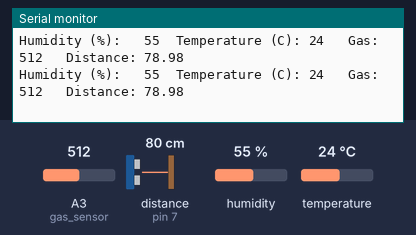
A sketch run on a simulated Arduino Mega 2560, built with avr-gcc and run on an emulated ATmega2560. Shown: the last lines printed to the serial monitor. Wiring (inferred from the names in the program): ultrasonic range finder: trigger pin 6; echo pin 7. The test bench sets the inputs (shaded band); at power-on: distance to the obstacle (sensor on pin 7) 80 cm, humidity 55 %, A3 (gas_sensor) = 512, temperature 24 °C. The echo pulse lasts 58.3 µs per cm.

Above: at 1.8 s.
1.9 s: distance to the obstacle (sensor on pin 7) set to 2 cm
At 2.8 s:
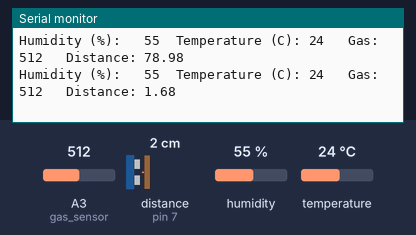
3.4 s: humidity set to 22 %
At 4.7 s:
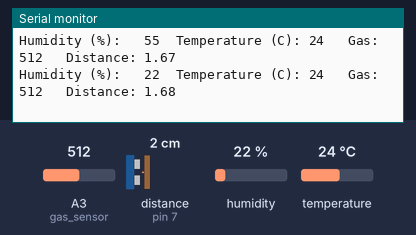
4.9 s: A3 (gas_sensor) set to 716
At 6.0 s:
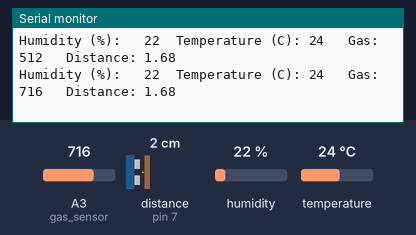
6.4 s: temperature set to 12 °C
At 7.6 s:
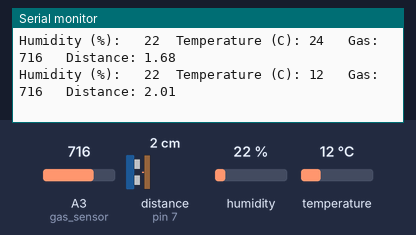
7.9 s: distance to the obstacle (sensor on pin 7) set to 4 cm
At 9.1 s:
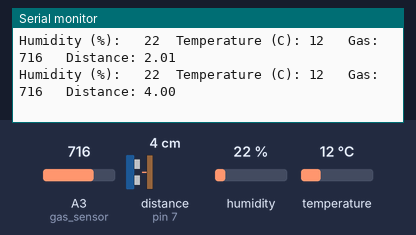
9.4 s: A3 (gas_sensor) set to 992
At 9.4 s:
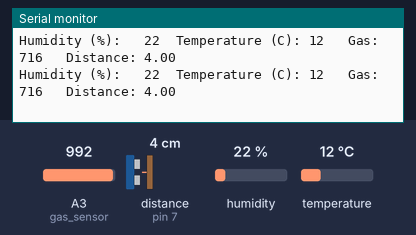
Timing chart, 0 to 11.9 s (numbered marks = the images above; inputs shaded):
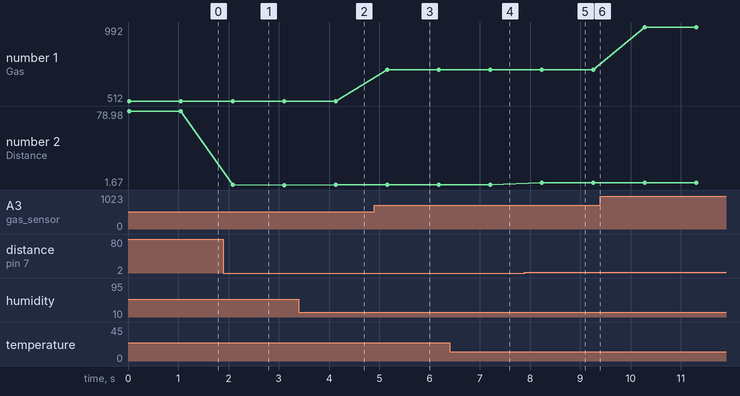

Measured:
- after the input at 1.9 s, the serial monitor: prints a new line after 0.18 s (image 1)
- after the input at 3.4 s, the serial monitor: prints a new line after 0.73 s (image 2)
- after the input at 4.9 s, the serial monitor: prints a new line after 0.26 s (image 3)
- after the input at 6.4 s, the serial monitor: prints a new line after 0.81 s (image 4)
- after the input at 7.9 s, the serial monitor: prints a new line after 0.33 s (image 5)
- plotted number 1: 512 → 716 after the input at 4.9 s, 716 → 992 after the input at 9.4 s
- plotted number 2: 78.98 → 1.67 after the input at 1.9 s, 1.68 → 2.01 after the input at 6.4 s, 2.01 → 4 after the input at 7.9 s

The sketch:

smart_mega_code.ino
```cpp
//Libraries
#include <dht11.h>
#include <ArduinoJson.h>
#include "HX711.h"

//define DHT11 pin
#define DHT11PIN A0

// defines Ultrasonic pins numbers
const int trigPin = 6;
const int echoPin = 7;

//for MQ05 gas sensor
int gas_sensor=A3;
int gas_value;

// HX711 circuit wiring
const int LOADCELL_DOUT1_PIN = 7;
const int LOADCELL_SCK1_PIN = 8;
const int LOADCELL_DOUT2_PIN = 9;
const int LOADCELL_SCK2_PIN = 10;
//Adjustment settings
const long LOADCELL_OFFSET = 50682624;
const long LOADCELL_DIVIDER = 5895655;

//Variables
float hum;  //Stores humidity value
float temp; //Stores temperature value
float distance;

dht11 DHT11;
HX711 loadcell_1,loadcell_2;


void setup() {
  Serial.begin(9600);
  pinMode(trigPin, OUTPUT); // Sets the trigPin as an Output
  pinMode(echoPin, INPUT); // Sets the echoPin as an Input
  pinMode(gas_sensor,INPUT);

  loadcell_1.begin(LOADCELL_DOUT1_PIN, LOADCELL_SCK1_PIN);
  loadcell_1.set_scale(LOADCELL_DIVIDER);
  loadcell_1.set_offset(LOADCELL_OFFSET);

  loadcell_2.begin(LOADCELL_DOUT2_PIN, LOADCELL_SCK2_PIN);
  loadcell_2.set_scale(LOADCELL_DIVIDER);
  loadcell_2.set_offset(LOADCELL_OFFSET);

}

StaticJsonDocument<1000> jsonBuffer;
JsonObject value = jsonBuffer.to<JsonObject>();

void loop() {
  int chk = DHT11.read(DHT11PIN);

  Serial.print("Humidity (%): \t");
  Serial.print(DHT11.humidity);

  Serial.print("\tTemperature (C): ");
  Serial.print(DHT11.temperature);
  //value["dustbin"]=dustbin_ultra();

  //MQ05 Gas sensor Code for Mega
  Serial.print("\t Gas: ");
  Serial.print(analogRead(gas_sensor));
  Serial.print("\t Distance: ");
  Serial.print(dustbin(trigPin,echoPin));
  Serial.println();
  delay(1000);

}

float dustbin(int trigPin, int echoPin)
{
  float distance,duration;
  digitalWrite(trigPin,LOW);
  delayMicroseconds(2);
  digitalWrite(trigPin, HIGH);
  delayMicroseconds(10);
  digitalWrite(trigPin, LOW);
  duration = pulseIn(echoPin, HIGH);
  distance= duration*0.034/2;

  return distance;
}
```
